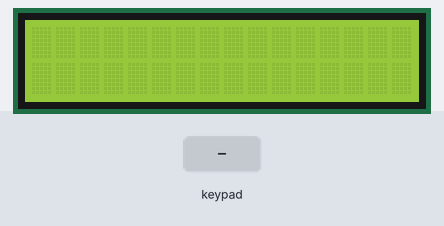
The sketch below on a simulated Arduino Uno, built with avr-gcc and run on an emulated ATmega328P. On the bench: 16×2 character LCD. Inputs (shaded band) come from the test bench. What the sketch prints to the serial monitor is not drawn.

Above: at 1.2 s.
1.3 s: keypad keys 1 3 6 5 4 # pressed 0.4 s apart
At 4.6 s:
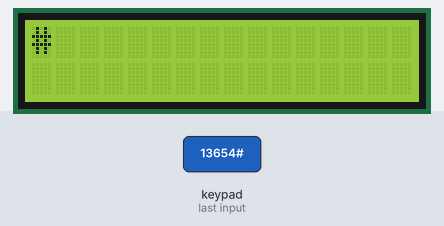
5.2 s: key 'A' pressed
At 6.0 s:
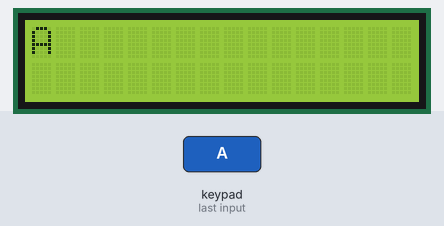
6.7 s: key 'B' pressed
At 7.4 s:
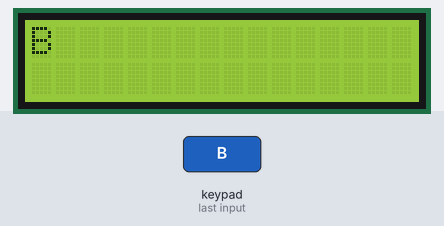
8.2 s: keypad keys 1 3 6 5 4 * pressed 0.4 s apart
At 11.3 s:
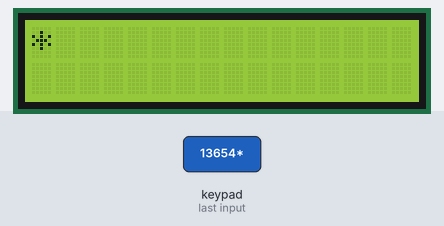
12.1 s: key 'C' pressed
At 12.8 s:
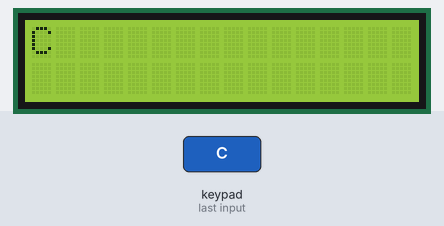
13.6 s: keypad keys 1 3 6 5 4 D pressed 0.4 s apart
At 13.8 s:
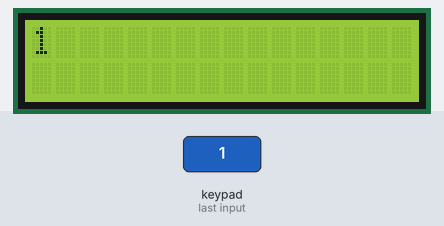
Timing chart, 0 to 16.6 s (numbered marks = the images above; inputs shaded):
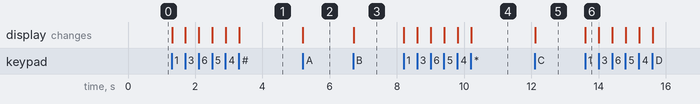

Measured:
- after the input at 1.3 s, the display: first changes at once (image 1 shows a later state)
- after the input at 5.2 s, the display: changes at once (image 2)
- after the input at 6.7 s, the display: changes at once (image 3)
- after the input at 8.2 s, the display: first changes at once (image 4 shows a later state)
- after the input at 12.1 s, the display: changes at once (image 5)
- after the input at 13.6 s, the display: changes at once (image 6)

The sketch:

8_Estudio_Funcionamiento_Teclado_Membrana.ino
```cpp
/*
  Código Realizado por: Grupo de Laboratorio 1
  Título:8 Estudio Funcionamiento Teclado Membrana
  Asignatura: Periféricos
      USAL 2018 - 2019
*/

#include "Keypad.h" // Librería externa para manejar el teclado
#include <LiquidCrystal.h> // Libería para manjear el LCD

const int RS = 7; // Pin LCD encargado de seleccionar entre comandos y datos
const int E = 8; // Pin LCD encargado de sincronizar la lectura de datos
const int D4 = 9; // Pin LCD de datos
const int D5 = 10; // Pin LCD de datos
const int D6 = 11; // Pin LCD de datos
const int D7 = 12; // Pin LCD de datos

LiquidCrystal lcd(RS, E, D4, D5, D6, D7); // Inicializar indicando los pines utilizados

const int LCD_FILAS = 2; // Declaración cte que representa las filas de la LCD
const int LCD_COLUMNAS = 16; // Declaración cte que representa las columnas de la LCD

const int FILAS = 4; // Declaración de la cte que representa las FILAS del teclado
const int COLUMNAS = 4; // Declaración de la cte que representa las columnas del teclado

char teclas[FILAS][COLUMNAS] // Declaración de la matriz 4x4 con todos los elementos del teclado
{
  { '1','2','3', 'A' },
  { '4','5','6', 'B' },
  { '7','8','9', 'C' },
  { '#','0','*', 'D' }
};

const byte filasPins[FILAS] = { 13, 6, 5, 4 }; // Declaración del vector de las filas del teclado (con sus pines)
const byte columnasPins[COLUMNAS] = { 3, 2, 1, 0 }; // Declaración del vector de las columnas del teclado (con sus pines)

Keypad tecladoMembrana = Keypad(makeKeymap(teclas), filasPins, columnasPins, FILAS, COLUMNAS); // Declaración de un objeto
// del tipo Keypad el cual efecturará las operaciones necesarias para conocer las teclas pulsadas

char teclaPulsada; // Variable donde se almacena la tecla pulsada

void setup()
{
  Serial.begin(9600);

  lcd.begin(LCD_COLUMNAS, LCD_FILAS); // Inicializamos la matriz del LCD
  lcd.setCursor(0,0); // Situamos el cursor al comienzo de la matriz
}

void loop()
{
  teclaPulsada = tecladoMembrana.getKey(); // Obtenemos la tecla pulsada

  if(teclaPulsada) // Si se ha pulsado una tecla, la imprimimos por los dos medios disponibles
  {
    Serial.println(teclaPulsada); // Si se pulsa una tecla se saca por el canal de puerto serie
    lcd.clear(); // Limpiamos la pantalla LCD
    lcd.print(teclaPulsada); // Sacar tecla pulsada por LCD
  }
}
```
